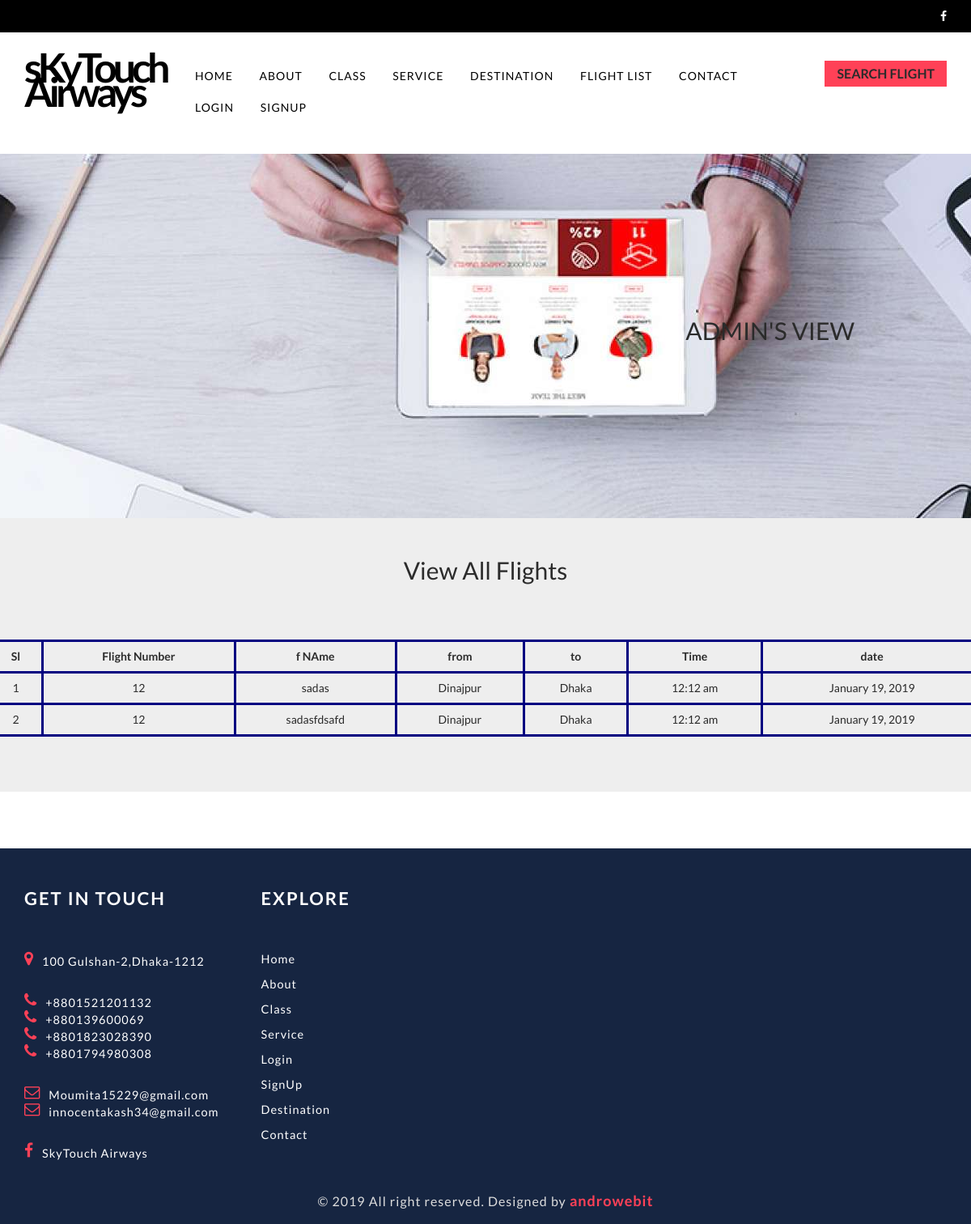
/allflights.php, run on the app's committed database.
### tables this page shows
CREATE TABLE `tbl_flight_info` (
  `fId` int(11) NOT NULL,
  `fNumber` varchar(100) NOT NULL,
  `fInstance` varchar(100) NOT NULL,
  `fFrom` varchar(100) NOT NULL,
  `fTo` varchar(100) NOT NULL,
  `time` time NOT NULL,
  `date` date NOT NULL
);

CREATE TABLE `tbl_airport` (
  `aId` int(11) NOT NULL,
  `name` varchar(255) NOT NULL
);

### classes/Customer.php (called while the page is built, shortened)
<?php
 class Customer
 {
 	private $db;
 	function __construct()
 	{
 		$this->db = new Database();
 	}
	public function getAirportById($aId)
	{
		$sql = "SELECT * from tbl_airport where aId = :aId limit 1";
		$query = $this->db->link->prepare($sql);
		$query->bindValue(':aId',$aId);
		$query->execute();
		$result = $query->fetch(PDO::FETCH_OBJ);
		if ($result) {
			return $result->name;
		}
	}
	public function getAllFlight()
	{
		$sql = "SELECT * from tbl_flight_info";
		$query = $this->db->link->prepare($sql);
		$query->execute();
		$result = $query->fetchAll(PDO::FETCH_OBJ);
		if ($result) {
			return $result;
		}
	}
 }
?>

### lib/Database.php (called while the page is built, shortened)
<?php
Class Database{
	public $hostdb   = DB_HOST;
	public $userdb   = DB_USER;
	public $passdb   = DB_PASS;
	public $namedb 	 = DB_NAME;
	public $link;
	private function connectDB(){
	if (!isset($this->link)) {
			try{
				$pdo = new PDO("mysql:host=".$this->hostdb.";dbname=".$this->namedb, $this->userdb, $this->passdb);
				$pdo->setAttribute(PDO::ATTR_ERRMODE, PDO::ERRMODE_EXCEPTION);
				$pdo->exec("SET CHARACTER SET utf8");
				$this->link = $pdo;
			}catch(PDOException $e){
				die("Failed to connect with database".$e->getMessage());
			}
		}
 	}
}
?>

### lib/Format.php (called while the page is built, shortened)
<?php
class Format{
 public function formatDateOnly($date){
    return date('F j, Y', strtotime($date));
 }
 public function formatTime($time){
    return date('g:i a', strtotime($time));
 }
}
?>

### allflights.php (the view, shortened to what this page needs)
<?php include_once 'header.php'; ?>
<section class="image-head-wrapper" style="background-image: url('images/vki.jpg');">
    <div class="inner-wrapper">
        <h2><a>Admin's View</a></h2>
    </div>
</section>
    <div class="jumbotron text-center">
            <h2><a>View All Flights</a></h2>
            <br>
            <br>
            <div class="row">
        <div class="col-md-4"></div>
            <div class="col-md-4">
            <h4><span class="glyphicon glyphicon-user"></span></h4>
        </div>
             </div>
             <br>
<div class="row">
<table method="post" class="table" role="table" style="width: 100%">
  <div class="col-lg-3 col-md-3 col-sm-3 col-xs-12">
    <tr>
        <th><a>Sl</a></th>
        <th><a>Flight Number</a></th>
        <th><a>f NAme</a></th>
        <th><a>from</a></th>
        <th><a>to</a></th>
        <th><a>Time</a></th>
        <th><a>date</a></th>
    </tr>
<?php
    $allfl = $cs->getAllFlight();
 if(isset($allfl)){
    $i=0;
    foreach ($allfl as $rs) { $i ++; ?>
    <tr>
        <td><a><?php echo $i; ?></a></td>
        <td><a><?php echo $rs->fNumber;?></a></td>
        <td><a><?php echo $rs->fInstance;?></a></td>
        <td><a><?php echo $cs->getAirportById($rs->fFrom); ?></a></td>
        <td><a><?php echo $cs->getAirportById($rs->fTo); ?></a></td>
        <td><a><?php echo $fm->formatTime($rs->time); ?></a></td>
        <td><a><?php echo $fm->formatDateOnly($rs->date); ?></a></td>
    </tr>
<?php } } ?>
</div>
</table>
</div>
</div>
<?php include_once 'footer.php'; ?>

### css/style.css (style rules this page uses)
html, body { height: 100%; margin: 0; padding: 0; }
body { background-color: #fff; color: #2b2b2b; font-family: 'Lato', sans-serif; font-size: 14px; line-height: 16px; min-width: 320px; width: 100%; }
* { margin: 0; padding: 0; }
h1,h2,h3,h4,h5,h6,p { margin: 0 }
html, html a { -webkit-font-smoothing: antialiased; text-shadow: 1px 1px 1px rgba(0,0,0,0.004); }
a, button { text-decoration: none; cursor: pointer; }
a { color: #2b2b2b; }
a, a:hover, a:focus, button:hover, button:focus { outline: 0 none !important; text-decoration: none; }
.image-head-wrapper { background: rgba(0, 0, 0, 0) url("../images/inner-banner.png") no-repeat scroll center top; height: 450px; position: relative; }
.inner-wrapper { color: #fff; left: 70%; position: relative; text-align: right; text-transform: uppercase; top: 50%; transform: translate(-70%, -70%); width: 60%; }

### allflights.php (style rules this page uses)
table,th,td { border: 3px solid navy ; }
th,td { padding: 5px; text-align: center; }

### data on the page
tbl_flight_info: fNumber "12", fInstance "sadas", fFrom.name "Dinajpur", fTo.name "Dhaka", time "12:12 am", date "January 19, 2019"
tbl_flight_info: fNumber "12", fInstance "sadasfdsafd", fFrom.name "Dinajpur", fTo.name "Dhaka", time "12:12 am", date "January 19, 2019"
